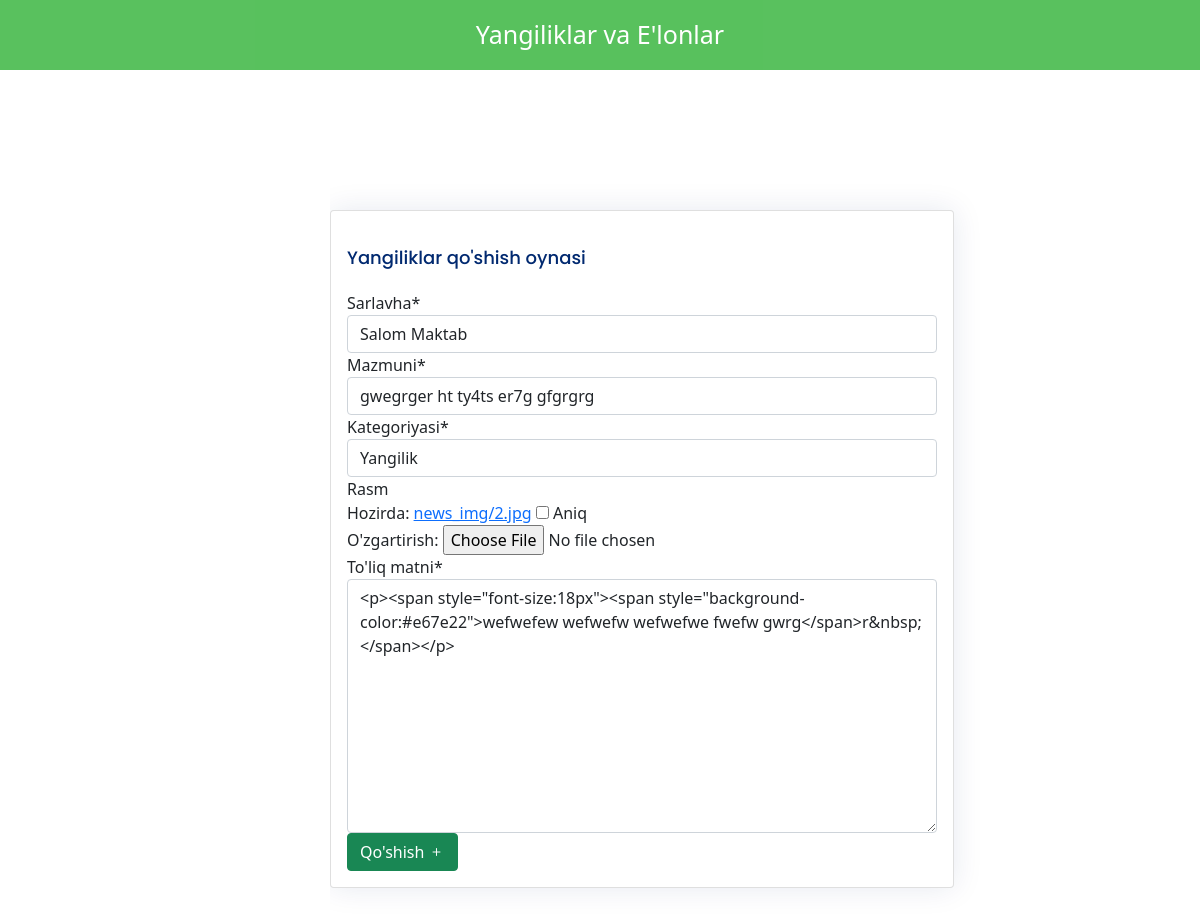
/news/38/edit (signed in), run on the app's committed database.
### news/models.py (models this page shows, shortened)
class News(models.Model):
    title = models.CharField(max_length=200, verbose_name="Sarlavha", unique=False)
    body = models.CharField(max_length=250,verbose_name="Mazmuni")
    category = models.ForeignKey(Category, on_delete=models.CASCADE, verbose_name="Kategoriyasi")
    image = models.ImageField(upload_to='news_img', blank=True, null=True, verbose_name="Rasm")
    text_full = RichTextField(verbose_name="To\'liq matni")
    author = models.CharField(max_length=150)
    date = models.DateTimeField(auto_now_add=True, blank=True, null=True)

class Category(models.Model):
    category = CharField(max_length=150)
    def __str__(self) -> str:
        return self.category

### registration/decorators.py (the view)
        def wrapper_func(request, *args, **kwargs):
            group = None
            if request.user.groups.exists():
                group = request.user.groups.all()[0].name
            if group in allowed_roles:
                return view_func(request, *args, **kwargs)
            else:
                return HttpResponse("Sizga bu sahifaga kirishga ruxsat yo'q !")

### news/forms.py
class NewsForm(forms.ModelForm):
    class Meta:
        model = models.News
        fields = ('title', 'body', 'category', 'image', 'text_full')

### news/views.py (called while the page is built)
@allowed_users(allowed_roles=['admin'])
def edit(request, pk):
    context = {}
    new = News.objects.get(id=pk)
    if str(request.user)==str(new.author):
        form = NewsForm(instance=new)
        if request.method == "POST":
            form = NewsForm(request.POST, request.FILES, instance=new)
            if form.is_valid():
                form.save()
                return redirect('yangilik')
    else:
        return HttpResponse("<center><br><br><h3>Siz bu maqolaning muallafi emassiz.</h3><h1> Ruxsat yo'q !</h1></center>")
    context['form'] = form
    return render(request, 'yangilik/yan_add.html', context)

### templates/yangilik/yan_add.html (shortened to what this page needs)
{% extends 'yangilik/yan_base.html' %}
{% load crispy_forms_tags %}
{% load crispy_forms_field %}
{% block content %}
<section class="section">
    <div class="row">
      <div class="col-lg-9">
        <div class="card">
          <div class="card-body">
            <h5 class="card-title">Yangiliklar qo'shish oynasi</h5>
            <form method="POST" enctype="multipart/form-data">
                {{ form | crispy }}
              {% if edit %}
              <button type="submit" class="btn btn-success">O'zgartirish <i class="bi bi-arrow-repeat"></i></button>
              {% else %}
              <button type="submit" class="btn btn-success">Qo'shish <i class="bi bi-plus"></i></button>
              {% endif %}
            </form>
          </div>
        </div>
      </div>
    </div>
  </section>
{% endblock content %}

### static/assets/css/style.css (style rules this page uses)
a { color: #5fcf80; text-decoration: none; }
h1, h2, h3, h4, h5, h6 { font-family: "Raleway", sans-serif; }
section { padding: 60px 0; overflow: hidden; }

### static/assets_1/css/style.css (style rules this page uses)
:root { scroll-behavior: smooth; }
a { color: #4154f1; text-decoration: none; }
h1, h2, h3, h4, h5, h6 { font-family: "Nunito", sans-serif; }
.card { margin-bottom: 30px; border: none; border-radius: 5px; box-shadow: 0px 0 30px rgba(1, 41, 112, 0.1); overflow: hidden; }
.card-title { padding: 20px 0 15px 0; font-size: 18px; font-weight: 500; color: #012970; font-family: "Poppins", sans-serif; }
.card-body { padding: 0 20px 20px 20px; }

### data on the page
News: title "Salom Maktab", body "gwegrger ht ty4ts er7g gfgrgrg", text_full "<p><span style=\"font-size:18px\"><span style=\"background-color:#e67e22\">wefwefew wefwefw wefwefwe fwefw gwrg</span>r&nbsp;</span></p>"
Category: category "Yangilik"
